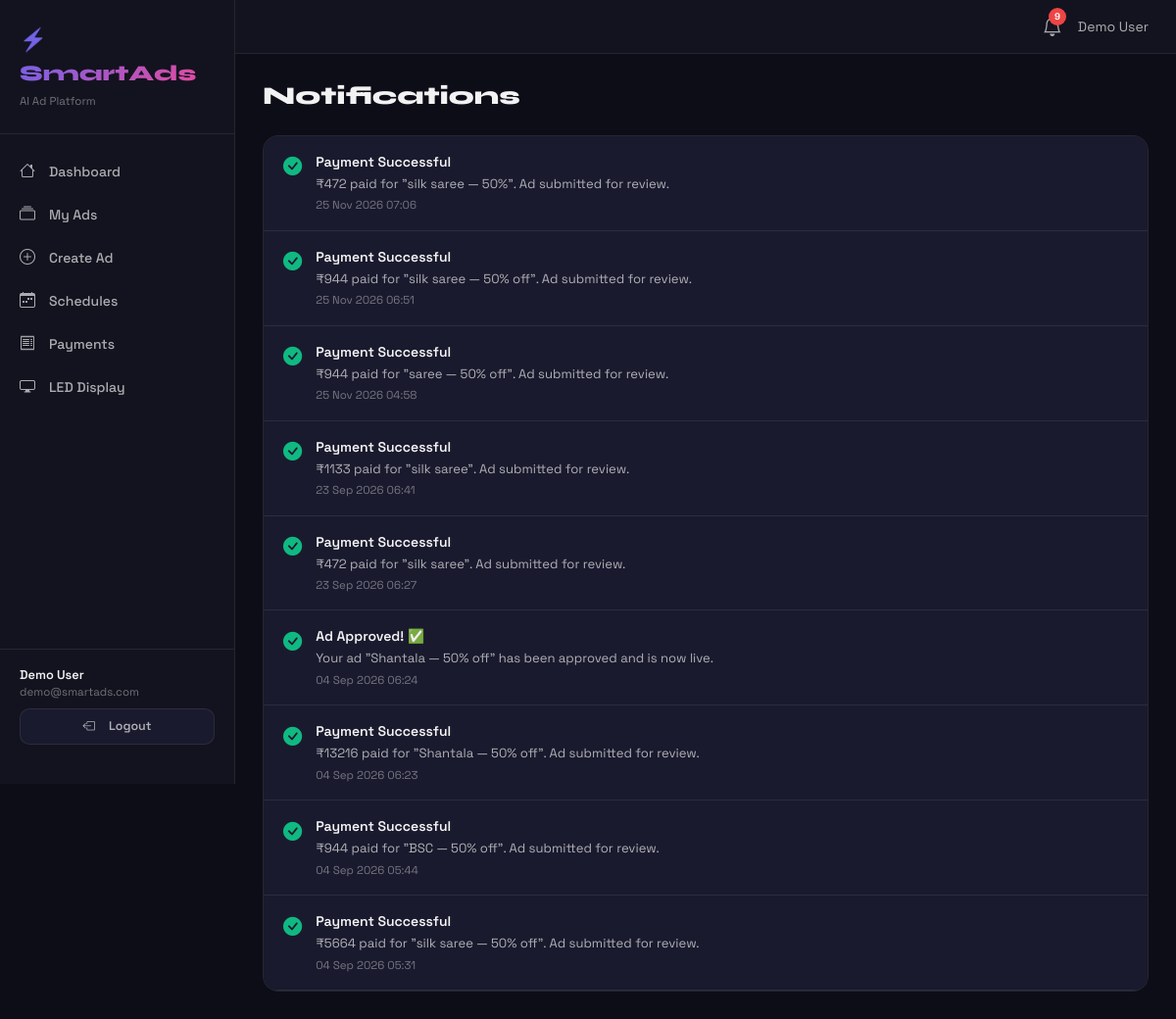
/notifications/ (signed in), run on the app's committed database.
### app/models/user.py (models this page shows, shortened)
class User(UserMixin, db.Model):
    __tablename__ = 'users'
    id            = db.Column(db.Integer, primary_key=True)
    name          = db.Column(db.String(120), nullable=False)
    email         = db.Column(db.String(150), unique=True, nullable=False, index=True)
    password_hash = db.Column(db.String(256), nullable=False)
    role          = db.Column(db.String(20), default='user')
    is_active     = db.Column(db.Boolean, default=True)
    created_at    = db.Column(db.DateTime, default=datetime.utcnow)
    last_login    = db.Column(db.DateTime, nullable=True)
    advertisements = db.relationship('Advertisement', backref='owner', lazy='dynamic', foreign_keys='Advertisement.user_id')
    payments       = db.relationship('Payment', backref='user', lazy='dynamic')
    schedules      = db.relationship('AdSchedule', backref='user', lazy='dynamic', foreign_keys='AdSchedule.user_id')
    notifications  = db.relationship('Notification', backref='user', lazy='dynamic')
    videos         = db.relationship('AdVideo', backref='user', lazy='dynamic')
    def is_admin(self): return self.role == 'admin'

### app/models/notification.py (models this page shows)
class Notification(db.Model):
    __tablename__ = 'notifications'
    id         = db.Column(db.Integer, primary_key=True)
    user_id    = db.Column(db.Integer, db.ForeignKey('users.id'), nullable=False, index=True)
    title      = db.Column(db.String(200), nullable=False)
    message    = db.Column(db.Text, nullable=False)
    type       = db.Column(db.String(30), default='info')
    is_read    = db.Column(db.Boolean, default=False)
    link       = db.Column(db.String(300), nullable=True)
    created_at = db.Column(db.DateTime, default=datetime.utcnow)
    def icon(self):
        return {'info':'bi-info-circle-fill','success':'bi-check-circle-fill',
                'warning':'bi-exclamation-triangle-fill','danger':'bi-x-circle-fill'}.get(self.type,'bi-bell-fill')

### app/routes/notifications.py (the view)
@notifications_bp.route('/')
@login_required
def index():
    notifs = Notification.query.filter_by(user_id=current_user.id)\
             .order_by(Notification.created_at.desc()).limit(50).all()
    Notification.query.filter_by(user_id=current_user.id, is_read=False).update({'is_read': True})
    db.session.commit()
    return render_template('notifications/index.html', notifications=notifs)

### app/models/user.py (called while the page is built)
@login_manager.user_loader
def load_user(uid): return User.query.get(int(uid))

### app/templates/notifications/index.html
{% extends 'base.html' %}{% block title %}Notifications{% endblock %}
{% block content %}
<h1 class="page-title mb-4">Notifications</h1>
<div class="card-modern p-0 overflow-hidden">
{% if notifications %}{% for n in notifications %}
<div style="padding:16px 20px;border-bottom:1px solid var(--border);display:flex;gap:14px;align-items:flex-start;
  background:{{ 'var(--bg-elevated)' if not n.is_read else 'transparent' }}">
  <i class="bi {{ n.icon() }}" style="font-size:1.2rem;color:var(--{{ n.type }});flex-shrink:0;margin-top:2px"></i>
  <div><div style="font-weight:600;color:var(--text);font-size:.875rem">{{ n.title }}</div>
  <div style="font-size:.82rem;color:var(--text-secondary);margin-top:2px">{{ n.message }}</div>
  <div style="font-size:.72rem;color:var(--text-muted);margin-top:4px">{{ n.created_at.strftime('%d %b %Y %H:%M') }}</div></div>
</div>{% endfor %}
{% else %}<div style="padding:60px;text-align:center;color:var(--text-muted)">No notifications yet.</div>{% endif %}
</div>{% endblock %}

### app/templates/base.html (shortened to what this page needs)
<!DOCTYPE html>
<html lang="en">
<head>
<link href="https://cdn.jsdelivr.net/npm/bootstrap@5.3.2/dist/css/bootstrap.min.css" rel="stylesheet">
<link href="https://cdn.jsdelivr.net/npm/bootstrap-icons@1.11.3/font/bootstrap-icons.css" rel="stylesheet">
</head>
<body>
<div class="sidebar">
  <div class="sidebar-brand">
    <div class="brand-logo">⚡ SmartAds</div>
    <div style="font-size:.72rem;color:var(--text-muted);margin-top:4px">AI Ad Platform</div>
  </div>
  <nav>
    <div class="nav-item"><a href="{{ url_for('dashboard.home') }}"><i class="bi bi-house"></i>Dashboard</a></div>
    <div class="nav-item"><a href="{{ url_for('ads.list_ads') }}"><i class="bi bi-collection"></i>My Ads</a></div>
    <div class="nav-item"><a href="{{ url_for('ads.create') }}"><i class="bi bi-plus-circle"></i>Create Ad</a></div>
    <div class="nav-item"><a href="{{ url_for('schedule.index') }}"><i class="bi bi-calendar-week"></i>Schedules</a></div>
    <div class="nav-item"><a href="{{ url_for('payment.history') }}"><i class="bi bi-receipt"></i>Payments</a></div>
    <div class="nav-item"><a href="{{ url_for('display.index') }}"><i class="bi bi-display"></i>LED Display</a></div>
  </nav>
  {% if current_user.is_authenticated %}
  <div style="margin-top:auto;padding:16px 20px;border-top:1px solid var(--border)">
    <div style="font-size:.8rem;font-weight:600;color:var(--text)">{{ current_user.name }}</div>
    <div style="font-size:.72rem;color:var(--text-muted)">{{ current_user.email }}</div>
    <a href="{{ url_for('auth.logout') }}" class="btn-surface mt-2 w-100" style="justify-content:center;font-size:.78rem">
      <i class="bi bi-box-arrow-left me-2"></i>Logout</a>
  </div>
  {% endif %}
</div>
<div class="main-content">
  <div class="topbar">
    {% if current_user.is_authenticated %}
    <div class="d-flex align-items-center gap-3">
      <a href="{{ url_for('notifications.index') }}" style="position:relative;color:var(--text-secondary);text-decoration:none">
        <i class="bi bi-bell fs-5"></i>
        <span id="notif-count" class="notif-badge d-none">0</span>
      </a>
      <div style="font-size:.875rem;color:var(--text-secondary)">
        {{ current_user.name }}
      </div>
    </div>
    {% endif %}
  </div>
  <div class="content-area">
    {% block content %}{% endblock %}
  </div>
</div>
</body>
</html>

### app/templates/base.html (style rules this page uses)
:root { --bg:#0d0d18;--bg-card:#13131f;--bg-elevated:#1a1a2e;--border:rgba(255,255,255,.08); --text:rgba(255,255,255,.95);--text-secondary:rgba(255,255,255,.65);--text-muted:rgba(255,255,255,.4); --accent:#6366f1;--accent-glow:rgba(99,102,241,.15);--success:#10b981;--danger:#ef4444; --warning:#f59e0b;--info:#06b6d4;--font-sans:'Space Grotesk',sans-serif; }
* { box-sizing:border-box;margin:0;padding:0; }
body { background:var(--bg);color:var(--text);font-family:var(--font-sans);min-height:100vh; }
.sidebar { width:240px;background:var(--bg-card);border-right:1px solid var(--border); position:fixed;top:0;left:0;height:100vh;z-index:100;display:flex;flex-direction:column;padding:24px 0;overflow-y:auto; }
.sidebar-brand { padding:0 20px 24px;border-bottom:1px solid var(--border);margin-bottom:16px; }
.brand-logo { font-family:'Syne',sans-serif;font-size:1.4rem;font-weight:800; background:linear-gradient(135deg,#6366f1,#ec4899);-webkit-background-clip:text;-webkit-text-fill-color:transparent; }
.nav-item a { display:flex;align-items:center;gap:10px;padding:10px 20px;color:var(--text-secondary); text-decoration:none;transition:all .2s;font-size:.875rem;font-weight:500; }
.nav-item a i { font-size:1rem;width:20px; }
.main-content { margin-left:240px;min-height:100vh; }
.topbar { background:var(--bg-card);border-bottom:1px solid var(--border);padding:12px 28px; display:flex;align-items:center;justify-content:space-between;position:sticky;top:0;z-index:99; }
.content-area { padding:28px; }
.page-title { font-family:'Syne',sans-serif;font-size:1.6rem;font-weight:800;color:var(--text); }
.card-modern { background:var(--bg-card);border:1px solid var(--border);border-radius:16px;padding:24px;transition:all .2s; }
.btn-surface { background:var(--bg-elevated);border:1px solid var(--border);color:var(--text-secondary); padding:8px 16px;border-radius:10px;font-weight:600;font-family:var(--font-sans);cursor:pointer; transition:all .2s;text-decoration:none;display:inline-flex;align-items:center;gap:6px; }
.notif-badge { background:#ef4444;color:white;border-radius:50%;width:18px;height:18px; font-size:.6rem;font-weight:700;display:inline-flex;align-items:center;justify-content:center; position:absolute;top:-4px;right:-4px; }

### data on the page
User: name "Demo User", email "demo@smartads.com"
Notification: title "Payment Successful", message "₹472 paid for \"silk saree — 50%\". Ad submitted for review.", created_at "25 Nov 2026 07:06"
Notification: title "Payment Successful", message "₹944 paid for \"silk saree — 50% off\". Ad submitted for review.", created_at "25 Nov 2026 06:51"
Notification: title "Payment Successful", message "₹944 paid for \"saree — 50% off\". Ad submitted for review.", created_at "25 Nov 2026 04:58"
Notification: title "Payment Successful", message "₹1133 paid for \"silk saree\". Ad submitted for review.", created_at "23 Sep 2026 06:41"
Notification: title "Payment Successful", message "₹472 paid for \"silk saree\". Ad submitted for review.", created_at "23 Sep 2026 06:27"
Notification: title "Ad Approved! ✅", message "Your ad \"Shantala — 50% off\" has been approved and is now live.", created_at "04 Sep 2026 06:24"
Notification: title "Payment Successful", message "₹13216 paid for \"Shantala — 50% off\". Ad submitted for review.", created_at "04 Sep 2026 06:23"
Notification: title "Payment Successful", message "₹944 paid for \"BSC — 50% off\". Ad submitted for review.", created_at "04 Sep 2026 05:44"
Notification: title "Payment Successful", message "₹5664 paid for \"silk saree — 50% off\". Ad submitted for review.", created_at "04 Sep 2026 05:31"
